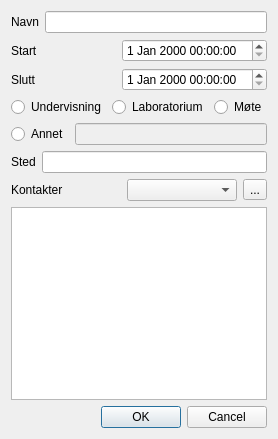
<?xml version="1.0" encoding="UTF-8"?>
<ui version="4.0">
 <class>Widget</class>
 <widget class="QWidget" name="Widget">
  <property name="geometry">
   <rect>
    <x>0</x>
    <y>0</y>
    <width>276</width>
    <height>439</height>
   </rect>
  </property>
  <property name="sizePolicy">
   <sizepolicy hsizetype="Minimum" vsizetype="Minimum">
    <horstretch>0</horstretch>
    <verstretch>0</verstretch>
   </sizepolicy>
  </property>
  <property name="windowTitle">
   <string>Nytt arrangement</string>
  </property>
  <property name="windowIcon">
   <iconset>
    <normaloff>../../../Dropbox/Public/fv.png</normaloff>../../../Dropbox/Public/fv.png</iconset>
  </property>
  <property name="windowOpacity">
   <double>1.000000000000000</double>
  </property>
  <layout class="QVBoxLayout" name="verticalLayout_3">
   <item>
    <layout class="QVBoxLayout" name="verticalLayout_2">
     <item>
      <layout class="QHBoxLayout" name="horizontalLayout_2">
       <item>
        <widget class="QLabel" name="label">
         <property name="text">
          <string>Navn</string>
         </property>
        </widget>
       </item>
       <item>
        <widget class="QLineEdit" name="appointmentName"/>
       </item>
      </layout>
     </item>
     <item>
      <layout class="QHBoxLayout" name="horizontalLayout_5">
       <item>
        <widget class="QLabel" name="label_4">
         <property name="text">
          <string>Start</string>
         </property>
        </widget>
       </item>
       <item>
        <widget class="QDateTimeEdit" name="dateTimeStart"/>
       </item>
      </layout>
     </item>
     <item>
      <layout class="QHBoxLayout" name="horizontalLayout_6">
       <item>
        <widget class="QLabel" name="label_5">
         <property name="text">
          <string>Slutt</string>
         </property>
        </widget>
       </item>
       <item>
        <widget class="QDateTimeEdit" name="dateTimeEnd"/>
       </item>
      </layout>
     </item>
     <item>
      <layout class="QHBoxLayout" name="horizontalLayout_7">
       <item>
        <widget class="QRadioButton" name="radioUndervisning">
         <property name="text">
          <string>Undervisning</string>
         </property>
        </widget>
       </item>
       <item>
        <widget class="QRadioButton" name="radioButton_3">
         <property name="text">
          <string>Laboratorium</string>
         </property>
        </widget>
       </item>
       <item>
        <widget class="QRadioButton" name="radioMote">
         <property name="text">
          <string>Møte</string>
         </property>
        </widget>
       </item>
      </layout>
     </item>
     <item>
      <layout class="QVBoxLayout" name="verticalLayout">
       <item>
        <layout class="QHBoxLayout" name="horizontalLayout">
         <item>
          <widget class="QRadioButton" name="radioAnnet">
           <property name="text">
            <string>Annet</string>
           </property>
          </widget>
         </item>
         <item>
          <widget class="QLineEdit" name="lineEditAnnet">
           <property name="enabled">
            <bool>false</bool>
           </property>
          </widget>
         </item>
        </layout>
       </item>
      </layout>
     </item>
     <item>
      <layout class="QHBoxLayout" name="horizontalLayout_4">
       <item>
        <widget class="QLabel" name="label_2">
         <property name="text">
          <string>Sted</string>
         </property>
        </widget>
       </item>
       <item>
        <widget class="QLineEdit" name="lineEdit_2"/>
       </item>
      </layout>
     </item>
     <item>
      <layout class="QHBoxLayout" name="horizontalLayout_3">
       <item>
        <widget class="QLabel" name="label_3">
         <property name="text">
          <string>Kontakter</string>
         </property>
        </widget>
       </item>
       <item>
        <widget class="QComboBox" name="comboBox"/>
       </item>
       <item>
        <widget class="QToolButton" name="toolButton">
         <property name="text">
          <string>...</string>
         </property>
        </widget>
       </item>
      </layout>
     </item>
     <item>
      <widget class="QTextEdit" name="textEdit"/>
     </item>
     <item>
      <widget class="QDialogButtonBox" name="buttonBox">
       <property name="maximumSize">
        <size>
         <width>16777215</width>
         <height>16777215</height>
        </size>
       </property>
       <property name="standardButtons">
        <set>QDialogButtonBox::Cancel|QDialogButtonBox::Ok</set>
       </property>
      </widget>
     </item>
    </layout>
   </item>
  </layout>
 </widget>
 <layoutdefault spacing="6" margin="11"/>
 <resources/>
 <connections>
  <connection>
   <sender>buttonBox</sender>
   <signal>clicked(QAbstractButton*)</signal>
   <receiver>Widget</receiver>
   <slot>close()</slot>
   <hints>
    <hint type="sourcelabel">
     <x>217</x>
     <y>428</y>
    </hint>
    <hint type="destinationlabel">
     <x>275</x>
     <y>438</y>
    </hint>
   </hints>
  </connection>
  <connection>
   <sender>radioAnnet</sender>
   <signal>toggled(bool)</signal>
   <receiver>lineEditAnnet</receiver>
   <slot>setEnabled(bool)</slot>
   <hints>
    <hint type="sourcelabel">
     <x>28</x>
     <y>132</y>
    </hint>
    <hint type="destinationlabel">
     <x>161</x>
     <y>128</y>
    </hint>
   </hints>
  </connection>
 </connections>
</ui>
